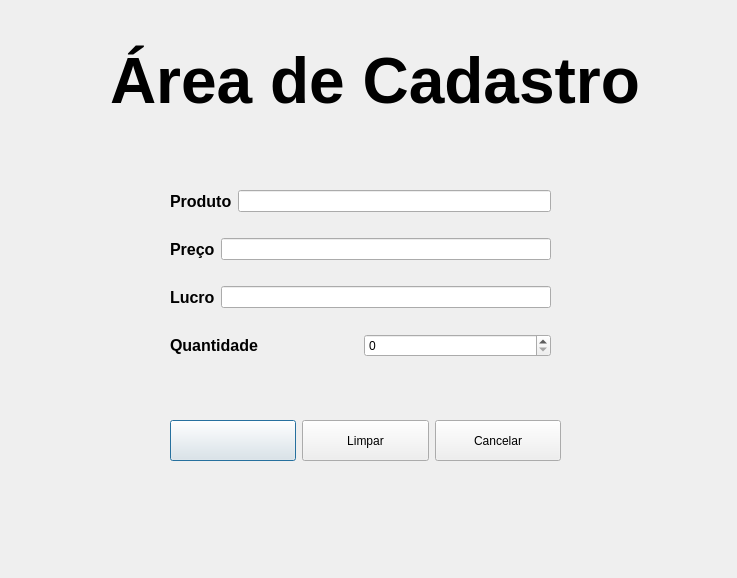
<?xml version="1.0" encoding="UTF-8"?>
<ui version="4.0">
 <class>TelaSQLestoque</class>
 <widget class="QDialog" name="TelaSQLestoque">
  <property name="geometry">
   <rect>
    <x>0</x>
    <y>0</y>
    <width>737</width>
    <height>578</height>
   </rect>
  </property>
  <property name="windowTitle">
   <string>Dialog</string>
  </property>
  <widget class="QLabel" name="label_5">
   <property name="geometry">
    <rect>
     <x>110</x>
     <y>20</y>
     <width>581</width>
     <height>121</height>
    </rect>
   </property>
   <property name="font">
    <font>
     <pointsize>48</pointsize>
     <bold>true</bold>
    </font>
   </property>
   <property name="text">
    <string>Área de Cadastro</string>
   </property>
  </widget>
  <widget class="QWidget" name="">
   <property name="geometry">
    <rect>
     <x>170</x>
     <y>170</y>
     <width>381</width>
     <height>211</height>
    </rect>
   </property>
   <layout class="QVBoxLayout" name="verticalLayout">
    <item>
     <layout class="QHBoxLayout" name="horizontalLayout">
      <item>
       <widget class="QLabel" name="label_4">
        <property name="font">
         <font>
          <pointsize>12</pointsize>
          <bold>true</bold>
         </font>
        </property>
        <property name="text">
         <string>Produto</string>
        </property>
       </widget>
      </item>
      <item>
       <widget class="QLineEdit" name="lineEdit_preco"/>
      </item>
     </layout>
    </item>
    <item>
     <layout class="QHBoxLayout" name="horizontalLayout_3">
      <item>
       <widget class="QLabel" name="label">
        <property name="font">
         <font>
          <pointsize>12</pointsize>
          <bold>true</bold>
         </font>
        </property>
        <property name="text">
         <string>Preço</string>
        </property>
       </widget>
      </item>
      <item>
       <layout class="QHBoxLayout" name="horizontalLayout_2">
        <item>
         <widget class="QLineEdit" name="lineEdit_preco_2"/>
        </item>
       </layout>
      </item>
     </layout>
    </item>
    <item>
     <layout class="QHBoxLayout" name="horizontalLayout_4">
      <item>
       <widget class="QLabel" name="label_2">
        <property name="font">
         <font>
          <pointsize>12</pointsize>
          <bold>true</bold>
         </font>
        </property>
        <property name="text">
         <string>Lucro</string>
        </property>
       </widget>
      </item>
      <item>
       <widget class="QLineEdit" name="lineEdit_lucro"/>
      </item>
     </layout>
    </item>
    <item>
     <layout class="QHBoxLayout" name="horizontalLayout_5">
      <item>
       <widget class="QLabel" name="label_3">
        <property name="font">
         <font>
          <pointsize>12</pointsize>
          <bold>true</bold>
         </font>
        </property>
        <property name="text">
         <string>Quantidade</string>
        </property>
       </widget>
      </item>
      <item>
       <widget class="QSpinBox" name="spinBox_quantidade"/>
      </item>
     </layout>
    </item>
   </layout>
  </widget>
  <widget class="QWidget" name="">
   <property name="geometry">
    <rect>
     <x>170</x>
     <y>420</y>
     <width>391</width>
     <height>41</height>
    </rect>
   </property>
   <layout class="QHBoxLayout" name="horizontalLayout_6">
    <item>
     <widget class="QPushButton" name="pushButtonAdicionar_Alterar">
      <property name="sizePolicy">
       <sizepolicy hsizetype="Minimum" vsizetype="Preferred">
        <horstretch>0</horstretch>
        <verstretch>0</verstretch>
       </sizepolicy>
      </property>
      <property name="text">
       <string/>
      </property>
     </widget>
    </item>
    <item>
     <widget class="QPushButton" name="pushButton_Limpar">
      <property name="sizePolicy">
       <sizepolicy hsizetype="Minimum" vsizetype="Preferred">
        <horstretch>0</horstretch>
        <verstretch>0</verstretch>
       </sizepolicy>
      </property>
      <property name="text">
       <string>Limpar</string>
      </property>
     </widget>
    </item>
    <item>
     <widget class="QPushButton" name="pushButton_Cancelar">
      <property name="sizePolicy">
       <sizepolicy hsizetype="Minimum" vsizetype="Preferred">
        <horstretch>0</horstretch>
        <verstretch>0</verstretch>
       </sizepolicy>
      </property>
      <property name="text">
       <string>Cancelar</string>
      </property>
     </widget>
    </item>
   </layout>
  </widget>
 </widget>
 <resources/>
 <connections/>
</ui>
